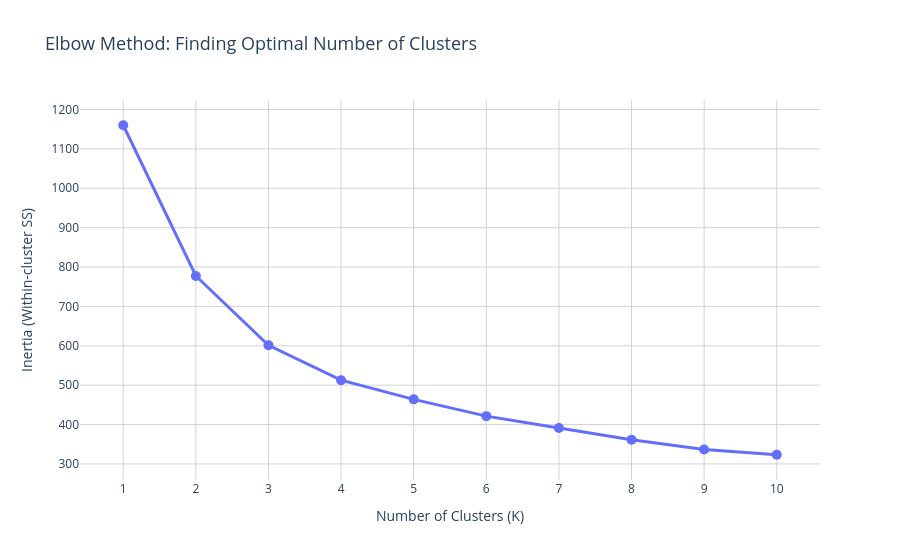

Notebook cell for this chart:
### Markdown cell above
## Cluster Analysis (K-Means)

### The Elbow Method
To find the optimal number of clusters (K):
1. Run K-Means for K = 1, 2, 3, ... 10
2. Calculate **inertia** (within-cluster sum of squares)
3. Plot inertia vs K — look for the "elbow" where adding more clusters stops helping much

### Features for Clustering
- `social_index` — socio-economic vulnerability
- `working_age_health_index` — disability/health burden (ages 18-64)
- `child_health_index` — disabled children rate (ages 0-17)
- `pct_elderly` — share of population 65+
- `log_population` — settlement size

### Code cell
# === CLUSTERING: ELBOW METHOD + K-MEANS ===

# Features for clustering
cluster_features = [
    "social_index",
    "working_age_health_index",
    "child_health_index",
    "pct_elderly",
    "log_population"
]
X_cluster = df_work[cluster_features].dropna().to_numpy()

# Standardize
scaler_cluster = StandardScaler()
X_cluster_scaled = scaler_cluster.fit_transform(X_cluster)

# === ELBOW METHOD ===
k_range = range(1, 11)
inertias = []

for k in k_range:
    kmeans = KMeans(n_clusters=k, random_state=42, n_init=10)
    kmeans.fit(X_cluster_scaled)
    inertias.append(kmeans.inertia_)

# Plot Elbow
fig_elbow = px.line(
    x=list(k_range),
    y=inertias,
    markers=True,
    labels={"x": "Number of Clusters (K)", "y": "Inertia (Within-cluster SS)"},
    title="Elbow Method: Finding Optimal Number of Clusters"
)

fig_elbow.update_traces(marker=dict(size=10), line=dict(width=3))
fig_elbow.update_layout(
    title_font_size=18,
    xaxis=dict(tickmode="linear", tick0=1, dtick=1),
    plot_bgcolor="white"
)
fig_elbow.update_xaxes(showgrid=True, gridcolor="lightgray")
fig_elbow.update_yaxes(showgrid=True, gridcolor="lightgray")

fig_elbow.show()

# === APPLY CLUSTERING WITH OPTIMAL K ===
OPTIMAL_K = 3  # Based on elbow - change if needed

kmeans_final = KMeans(n_clusters=OPTIMAL_K, random_state=42, n_init=10)
df_work["cluster"] = kmeans_final.fit_predict(X_cluster_scaled)

print(f"\nApplied K-Means with K={OPTIMAL_K}")
print(f"Cluster distribution:\n{df_work['cluster'].value_counts().sort_index()}")

### Figure 1 — Plotly figure (JSON) as saved in the notebook; plotly's stock layout.template omitted (floating-point values rounded to 4 significant figures)
{"data": [{"hovertemplate": "Number of Clusters (K)=%{x}<br>Inertia (Within-cluster SS)=%{y}<extra></extra>", "legendgroup": "", "line": {"color": "#636efa", "dash": "solid", "width": 3}, "marker": {"size": 10, "symbol": "circle"}, "mode": "lines+markers", "name": "", "orientation": "v", "showlegend": false, "type": "scatter", "x": [1, 2, 3, 4, 5, 6, 7, 8, 9, 10], "xaxis": "x", "y": [1160.0, 777.3, 601.2, 512.7, 464.0, 421.4, 391.2, 361.3, 336.8, 323.3], "yaxis": "y"}], "layout": {"legend": {"tracegroupgap": 0}, "plot_bgcolor": "white", "title": {"font": {"size": 18}, "text": "Elbow Method: Finding Optimal Number of Clusters"}, "xaxis": {"anchor": "y", "domain": [0, 1], "dtick": 1, "gridcolor": "lightgray", "showgrid": true, "tick0": 1, "tickmode": "linear", "title": {"text": "Number of Clusters (K)"}}, "yaxis": {"anchor": "x", "domain": [0, 1], "gridcolor": "lightgray", "showgrid": true, "title": {"text": "Inertia (Within-cluster SS)"}}}}
